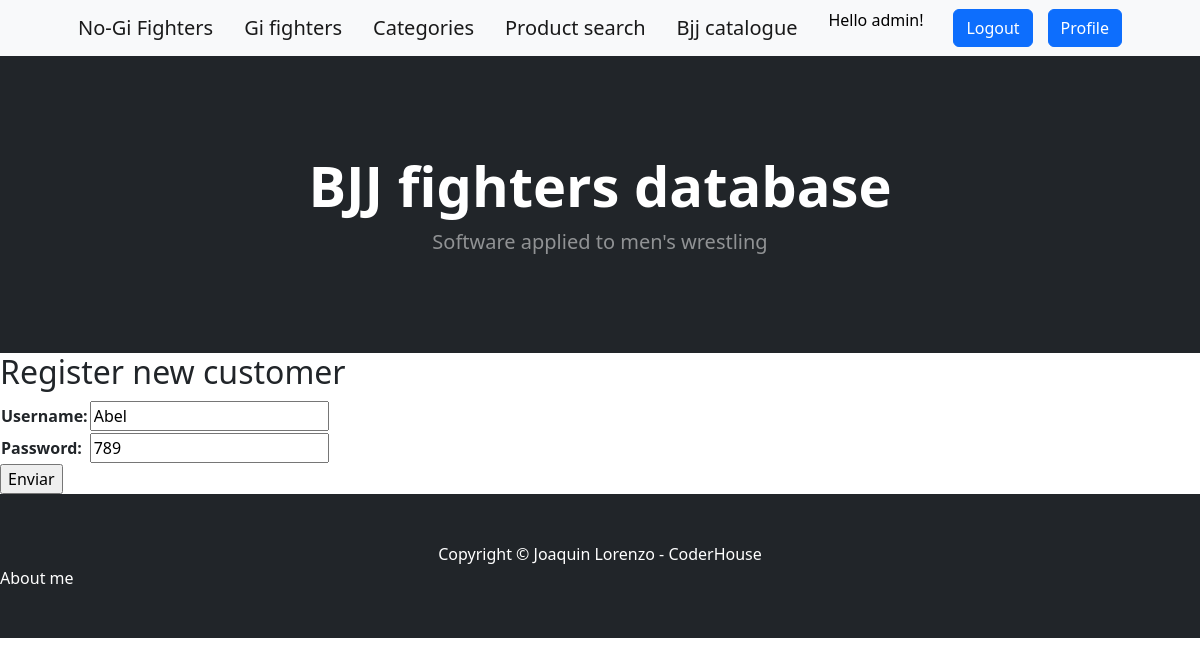
The app's page /update_customer/5 (signed in), older data.
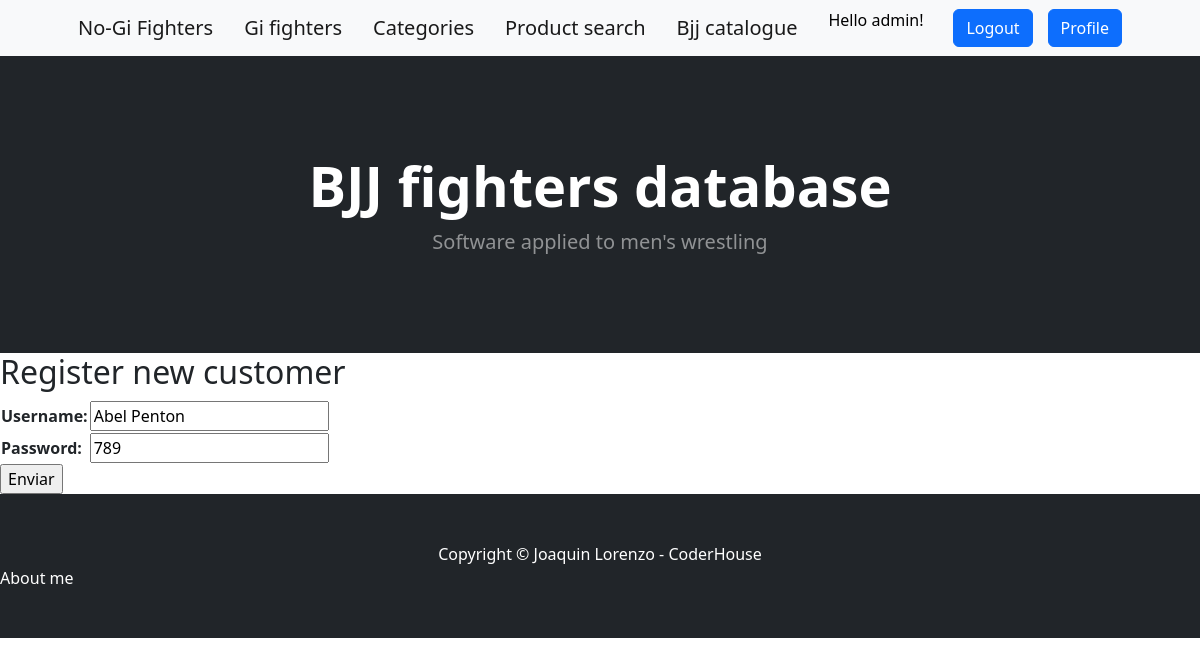
The same page, newer data.
### aplicacion/models.py (models this page shows, shortened)
class Customer(models.Model):
    username = models.CharField(max_length=40, blank=False)
    password = models.CharField(max_length=40, blank=False)

### aplicacion/views.py (the view)
# urls.py: path('update_customer/<int:pk>', CustomerUpdate.as_view(), name="update_customer"),
class CustomerUpdate(LoginRequiredMixin, UpdateView):
    model = Customer
    fields = ['username', 'password']
    success_url = reverse_lazy('customers')

### aplicacion/templates/aplicacion/customer_form.html (shortened to what this page needs)
{%  extends 'aplicacion/base.html' %}
{% load static %}
{% block contenido %}
     <h2> Register new customer</h2>
    <form action="" method="post">
        <table>
            {{ form.as_table }}
        </table>
            <input type="submit" value="Enviar">
    </form>
{% endblock contenido %}

Row changes from the older to the newer data that the page shows:
changed Customer: username "Abel" → "Abel Penton"
